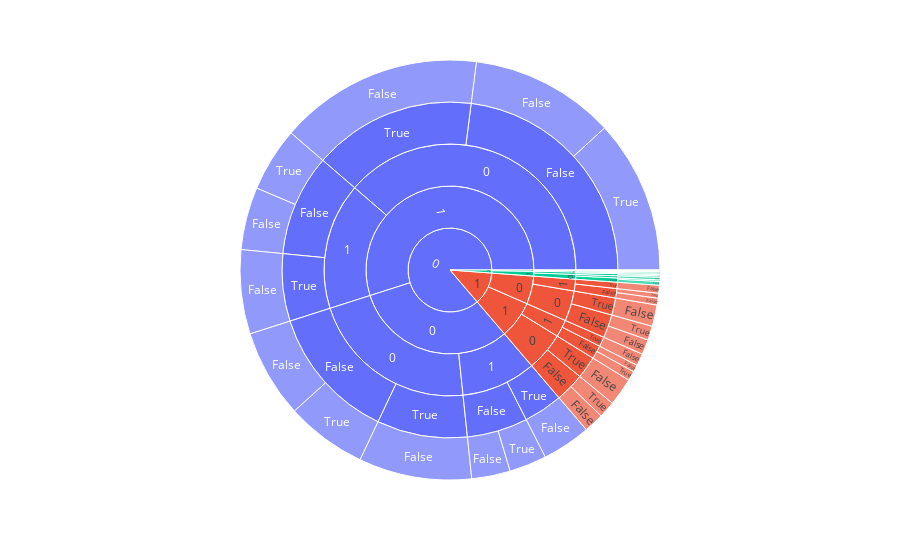

Notebook cell for this chart:
### Markdown cell above
Sunburst Chart

### Code cell
import plotly.express as px
fig = px.sunburst(df, path=['admission', 'gender', 'international', 'major_Humanities',
'major_STEM'], 
                  values='application_id')
fig.show()

### Figure 1 — Plotly figure (JSON) as saved in the notebook; plotly's stock layout.template omitted (floating-point values rounded to 4 significant figures)
{"data": [{"branchvalues": "total", "domain": {"x": [0, 1], "y": [0, 1]}, "hovertemplate": "labels=%{label}<br>application_id=%{value}<br>parent=%{parent}<br>id=%{id}<extra></extra>", "ids": ["0/0/0/False/False", "1/0/0/False/False", "2/0/0/False/False", "0/1/0/False/False", "1/1/0/False/False", "2/1/0/False/False", "0/0/1/False/False", "1/0/1/False/False", "2/0/1/False/False", "0/1/1/False/False", "1/1/1/False/False", "2/1/1/False/False", "0/0/0/True/False", "1/0/0/True/False", "2/0/0/True/False", "0/1/0/True/False", "1/1/0/True/False", "2/1/0/True/False", "0/0/1/True/False", "1/0/1/True/False", "2/0/1/True/False", "0/1/1/True/False", "1/1/1/True/False", "2/1/1/True/False", "0/0/0/False/True", "1/0/0/False/True", "2/0/0/False/True", "0/1/0/False/True", "1/1/0/False/True", "2/1/0/False/True", "0/0/1/False/True", "1/0/1/False/True", "2/0/1/False/True", "0/1/1/False/True", "1/1/1/False/True", "2/1/1/False/True", "0/0/0/False", "1/0/0/False", "2/0/0/False", "0/1/0/False", "1/1/0/False", "2/1/0/False", "0/0/1/False", "1/0/1/False", "2/0/1/False", "0/1/1/False", "1/1/1/False", "2/1/1/False", "0/0/0/True", "1/0/0/True", "2/0/0/True", "0/1/0/True", "1/1/0/True", "2/1/0/True", "0/0/1/True", "1/0/1/True", "2/0/1/True", "0/1/1/True", "1/1/1/True", "2/1/1/True", "0/0/0", "1/0/0", "2/0/0", "0/1/0", "1/1/0", "2/1/0", "0/0/1", "1/0/1", "2/0/1", "0/1/1", "1/1/1", "2/1/1", "0/0", "1/0", "2/0", "0/1", "1/1", "2/1", "0", "1", "2"], "labels": ["False", "False", "False", "False", "False", "False", "False", "False", "False", "False", "False", "False", "False", "False", "False", "False", "False", "False", "False", "False", "False", "False", "False", "False", "True", "True", "True", "True", "True", "True", "True", "True", "True", "True", "True", "True", "False", "False", "False", "False", "False", "False", "False", "False", "False", "False", "False", "False", "True", "True", "True", "True", "True", "True", "True", "True", "True", "True", "True", "True", "0", "0", "0", "0", "0", "0", "1", "1", "1", "1", "1", "1", "0", "0", "0", "1", "1", "1", "0", "1", "2"], "name": "", "parents": ["0/0/0/False", "1/0/0/False", "2/0/0/False", "0/1/0/False", "1/1/0/False", "2/1/0/False", "0/0/1/False", "1/0/1/False", "2/0/1/False", "0/1/1/False", "1/1/1/False", "2/1/1/False", "0/0/0/True", "1/0/0/True", "2/0/0/True", "0/1/0/True", "1/1/0/True", "2/1/0/True", "0/0/1/True", "1/0/1/True", "2/0/1/True", "0/1/1/True", "1/1/1/True", "2/1/1/True", "0/0/0/False", "1/0/0/False", "2/0/0/False", "0/1/0/False", "1/1/0/False", "2/1/0/False", "0/0/1/False", "1/0/1/False", "2/0/1/False", "0/1/1/False", "1/1/1/False", "2/1/1/False", "0/0/0", "1/0/0", "2/0/0", "0/1/0", "1/1/0", "2/1/0", "0/0/1", "1/0/1", "2/0/1", "0/1/1", "1/1/1", "2/1/1", "0/0/0", "1/0/0", "2/0/0", "0/1/0", "1/1/0", "2/1/0", "0/0/1", "1/0/1", "2/0/1", "0/1/1", "1/1/1", "2/1/1", "0/0", "1/0", "2/0", "0/1", "1/1", "2/1", "0/0", "1/0", "2/0", "0/1", "1/1", "2/1", "0", "1", "2", "0", "1", "2", "", "", ""], "type": "sunburst", "values": [1304568, 221487, 7597, 2140344, 294861, 22217, 570300, 101455, 2371, 925106, 106654, 17378, 1668805, 315751, 18576, 3010409, 410763, 38878, 718109, 116325, 4029, 1242741, 178942, 21075, 1196075, 208726, 8187, 2270251, 246848, 55251, 551908, 72412, 5329, 948649, 141727, 21811, 2500643, 430213, 15784, 4410595, 541709, 77468, 1122208, 173867, 7700, 1873755, 248381, 39189, 1668805, 315751, 18576, 3010409, 410763, 38878, 718109, 116325, 4029, 1242741, 178942, 21075, 4169448, 745964, 34360, 7421004, 952472, 116346, 1840317, 290192, 11729, 3116496, 427323, 60264, 6009765, 1036156, 46089, 10537500, 1379795, 176610, 16547265, 2415951, 222699]}], "layout": {"legend": {"tracegroupgap": 0}, "margin": {"t": 60}}}
